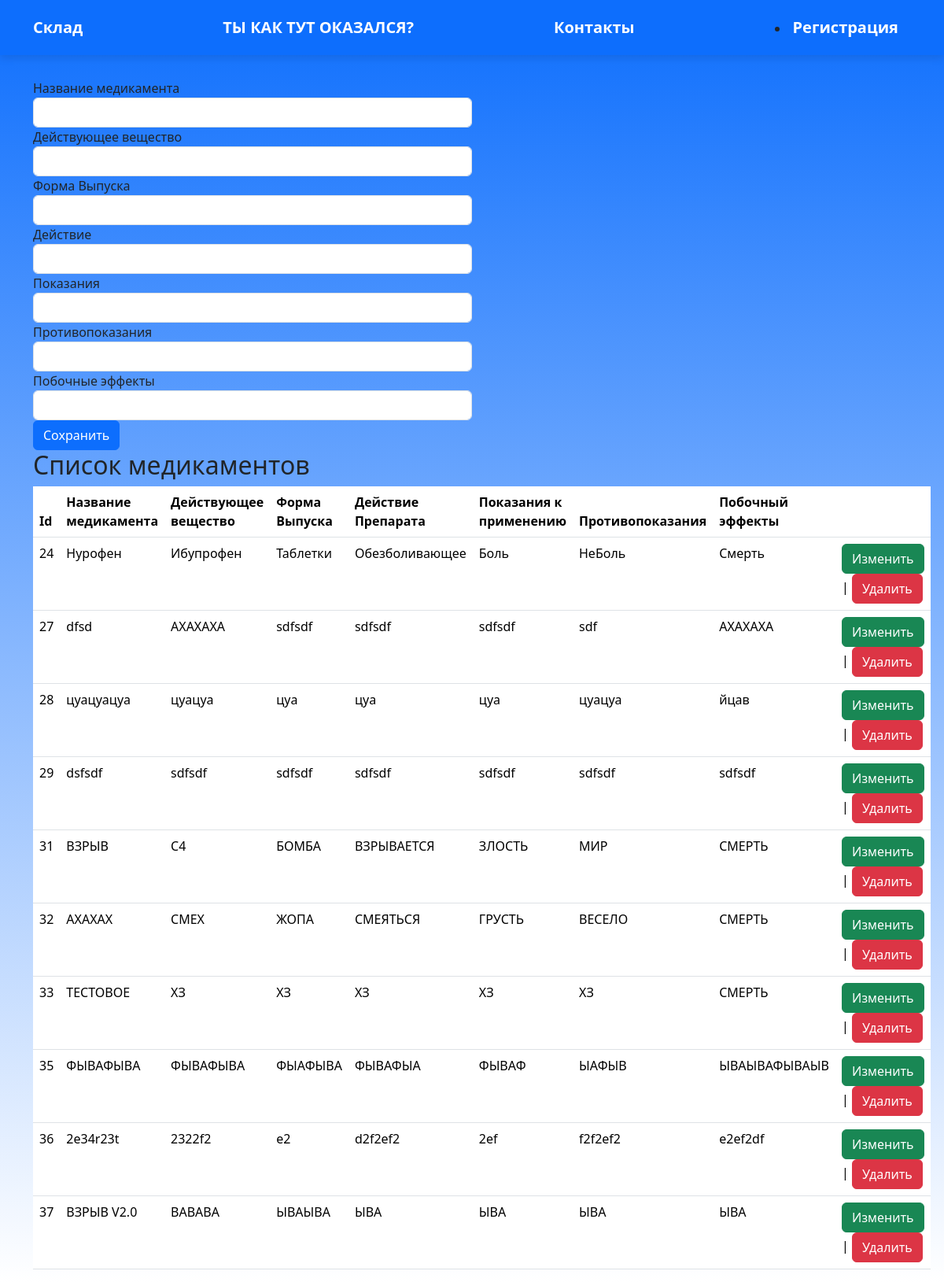
The page /index_addDel.html on the database as committed earlier.
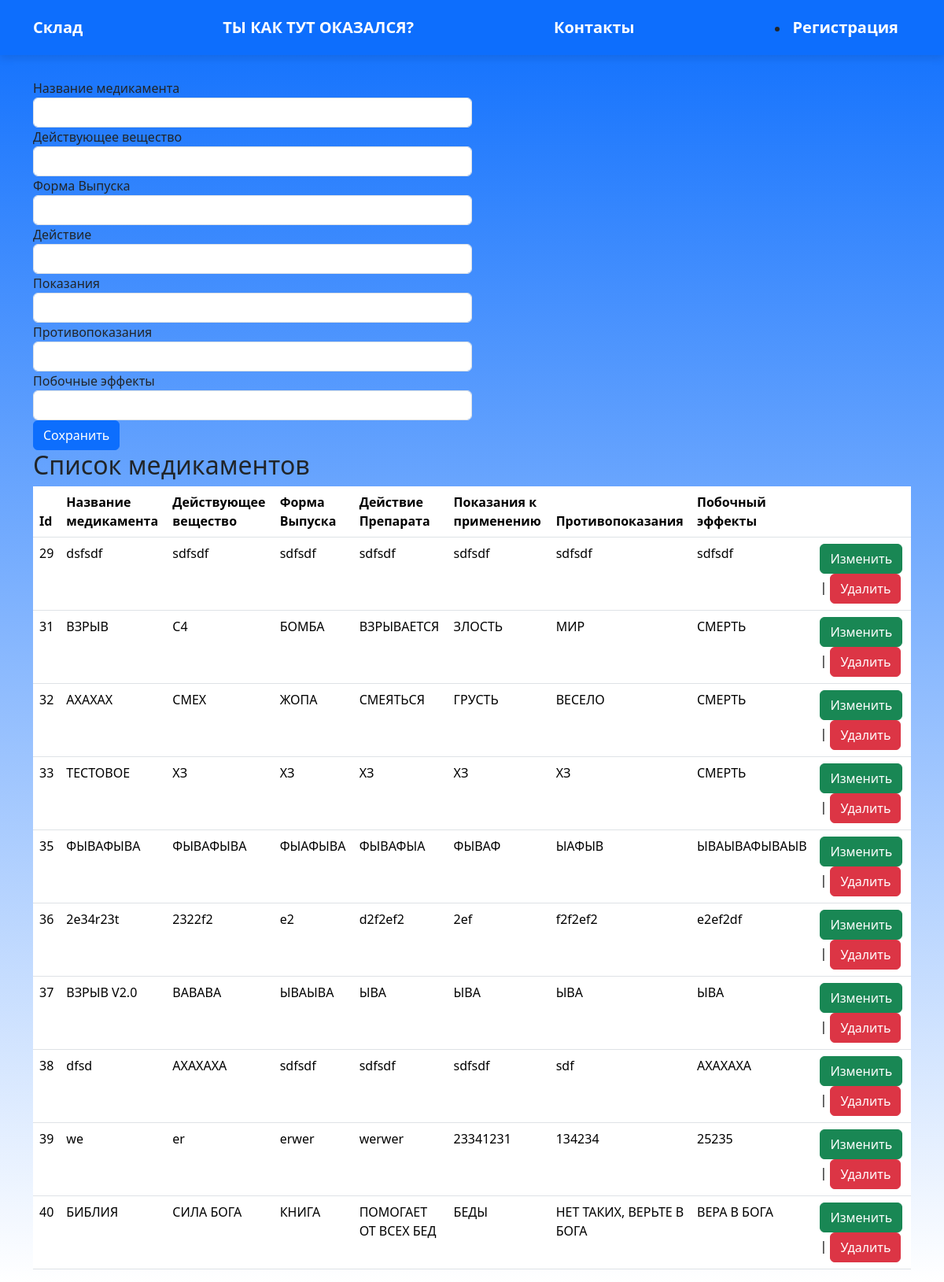
The same page on the database as committed later.
### app1/models.py (models this page shows)
class Farma(models.Model):
    name = models.CharField(max_length=50)
    agent = models.CharField(max_length=50)
    form = models.CharField(max_length=10)
    action = models.CharField(max_length=500)
    need = models.CharField(max_length=500)
    non = models.CharField(max_length=500)
    subAction = models.CharField(max_length=500)

### app1/views.py (the view)
# urls.py: path('index_addDel.html', index_addDel),
def index_addDel(request):
    farma = Farma.objects.all()
    return render(request, "html/index_addDel.html", {"farma": farma})

### app1/templates/html/index_addDel.html (shortened to what this page needs)
<!DOCTYPE html>
<html lang="ru">
<head>
	<link rel="stylesheet" href="/static/styles/bootstrap-reboot.min.css">
	<link rel="stylesheet" href="/static/styles/bootstrap-grid.min.css">
	<link rel="stylesheet" href="/static/styles/styles.css">
    <link href="https://cdn.jsdelivr.net/npm/bootstrap@5.3.2/dist/css/bootstrap.min.css" rel="stylesheet">
</head>
<body>
	<nav class="navbar navbar-expand-lg navbar navbar-dark bg-primary">
		<div class="container">
			<a href="index.html" class="navbar-brand">Склад</a>
            {% if request.user.is_superuser %}
            {% else %}
               <a href="index_login.html" class="navbar-brand">ТЫ КАК ТУТ ОКАЗАЛСЯ?</a>
            {% endif %}
            <a href="index_info.html" class="navbar-brand">Контакты</a>
         {% if request.user.is_authenticated %}
				    <li><a class="navbar-brand">{{ user.get_username }} </a>|<a class="navbar-brand" href="/logout">Выйти</a></li>
				{% else %}
				     <li><a href="index_register.html" class="navbar-brand">Регистрация</a></li>
				{% endif %}
		</div>
	</nav>
    <div class="container">
        <form method="POST" action="create/">
            <div class="form-row">
               <div class="form-group col-md-6">
                   <label for = "Prep">Название медикамента</label><br>
                        <input type="text"  class="form-control" name="name" id = "Prep"  required/>
               </div>
               <div class="form-group col-md-6">
                   <label for="agent">Действующее вещество</label><br>
                        <input type="text" class="form-control" name="agent" id ="agent"  required/>
               </div>
               <div class="form-group col-md-6">
                    <label for="form">Форма Выпуска</label>
                    <input type="text" class="form-control" name = "form" id="form"  required/>
               </div>
               <div class="form-group col-md-6">
                    <label for="action">Действие</label>
                        <input type="text" class="form-control" name = "action" id="action"  required/>
               </div>
               <div class="form-group col-md-6">
                   <label for="need">Показания</label><br>
                   <input type="text" class="form-control" name="need" id="need" required/>
               </div>
               <div class="form-group col-md-6">
                   <label for="non">Противопоказания</label><br>
                    <input type="text" class="form-control" name="non" id="non"/>
               </div>
               <div class="form-group col-md-6">
                   <label for="sub">Побочные эффекты</label><br>
                    <input type="text" class="form-control" name="subAction" id="sub"/>
               </div>
          </div>
            <input type="submit" value="Сохранить" class="btn btn-primary">
        </form>
    </div>
    {% if farma.count > 0 %}
    <div class="container">
    <h2>Список медикаментов</h2>
    <table class="table table-hover">
        <thead>
        <th>Id</th>
        <th>Название медикамента</th>
        <th>Действующее вещество</th>
        <th>Форма Выпуска</th>
        <th>Действие Препарата</th>
        <th>Показания к применению</th>
        <th>Противопоказания</th>
        <th>Побочный эффекты</th>
        <th></th></thead>
        {% for prep in farma %}
        <tr>
            <td>{{ prep.id }}</td>
            <td>{{ prep.name }}</td>
            <td>{{ prep.agent }}</td>
            <td>{{ prep.form }}</td>
            <td>{{ prep.action }}</td>
            <td>{{ prep.need }}</td>
            <td>{{ prep.non }}</td>
            <td>{{ prep.subAction }}</td>
            <td><a class="btn btn-success" href="edit/{{prep.id}}">Изменить</a> | <a class="btn btn-danger" href="delete/{{prep.id}}">Удалить</a></td>
        </tr>
        {% endfor %}
    </table>
    {% endif %}
    </div>
</body>
</html>

Rows that differ between the two databases and show on the page:
removed Farma: id "24", name "Нурофен", agent "Ибупрофен", form "Таблетки", action "Обезболивающее", need "Боль", non "НеБоль", subAction "Смерть"
removed Farma: id "27", name "dfsd", agent "АХАХАХА", form "sdfsdf", action "sdfsdf", need "sdfsdf", non "sdf", subAction "АХАХАХА"
removed Farma: id "28", name "цуацуацуа", agent "цуацуа", form "цуа", action "цуа", need "цуа", non "цуацуа", subAction "йцав"
added Farma: id "38", name "dfsd", agent "АХАХАХА", form "sdfsdf", action "sdfsdf", need "sdfsdf", non "sdf", subAction "АХАХАХА"
added Farma: id "39", name "we", agent "er", form "erwer", action "werwer", need "23341231", non "134234", subAction "25235"
added Farma: id "40", name "БИБЛИЯ", agent "СИЛА БОГА", form "КНИГА", action "ПОМОГАЕТ ОТ ВСЕХ БЕД", need "БЕДЫ", non "НЕТ ТАКИХ, ВЕРЬТЕ В БОГА", subAction "ВЕРА В БОГА"
